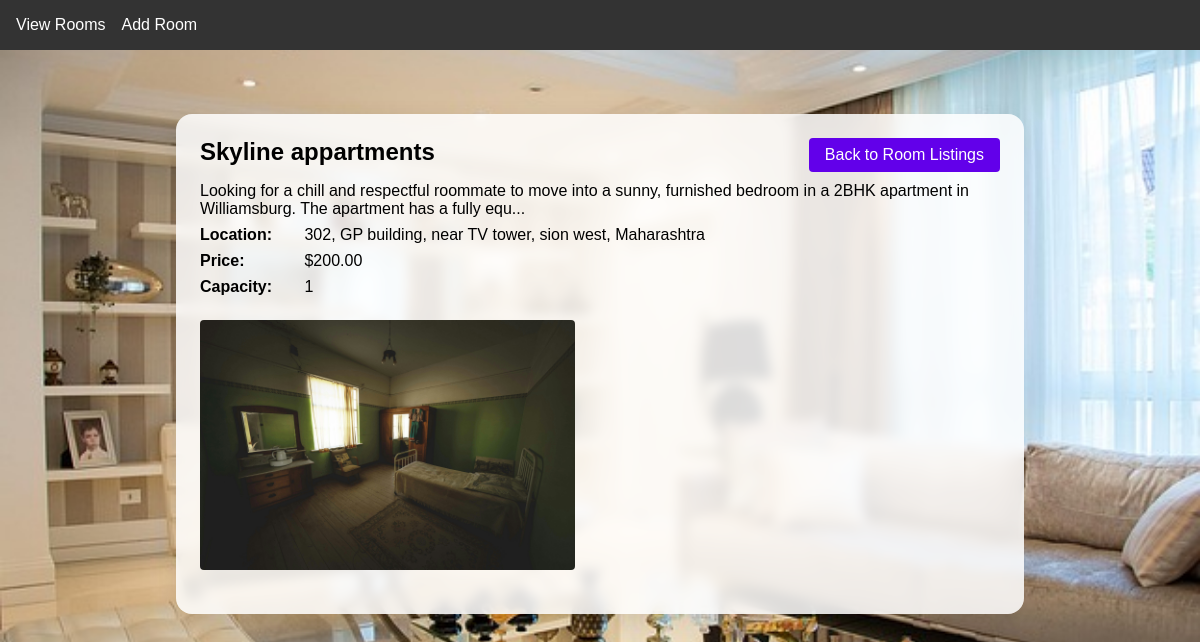
Screenshot of /rooms/16/ (signed in) with the database file from the repository.
### rooms/models.py (models this page shows, shortened)
class Room(models.Model):
    ROOM_CATEGORIES = [
        ("Single", "Single Room"),
        ("Double", "Double Room"),
        ("Shared", "Shared Room"),
    ]
    title = models.CharField(max_length=255)
    description = models.TextField()
    location = models.CharField(max_length=255)
    price = models.DecimalField(max_digits=10, decimal_places=2)
    capacity = models.IntegerField()
    provider = models.ForeignKey(settings.AUTH_USER_MODEL, on_delete=models.CASCADE)
    image = models.ImageField(upload_to="room_images/", blank=True, null=True)  # Optional
    capacity = models.IntegerField(default=1)  # New field: Max occupants
    category = models.CharField(max_length=10, choices=ROOM_CATEGORIES, default="Single")  # Room type
    is_available = models.BooleanField(default=True)  # New field: Availability status
    created_at = models.DateTimeField(auto_now_add=True)

### rooms/views.py (the view)
# urls.py: path('<int:pk>/', room_detail, name='room_detail'),
def room_detail(request, pk):
    room = get_object_or_404(Room, pk=pk)
    return render(request, "rooms/room_details.html", {"room": room})

### rooms/templates/rooms/room_details.html (shortened to what this page needs)
{% extends 'base.html' %}
{% block content %}
<div class="room-detail-container">
  <a href="{% url 'room_list' %}" class="back-btn">Back to Room Listings</a>
  <h1>{{ room.title }}</h1>
  <p>{{ room.description|slice:":150" }}...</p>
  <p><strong style="min-width: 100px; display: inline-block;">Location:</strong> {{ room.location }}</p>
  <p><strong style="min-width: 100px; display: inline-block;">Price:</strong> ${{ room.price }}</p>
  <p><strong style="min-width: 100px; display: inline-block;">Capacity:</strong> {{ room.capacity }}</p>
  {% if room.image %}
    <img src="{{ room.image.url }}" alt="Room Image">
  {% else %}
    <p>No image available</p>
  {% endif %}
</div>
{% endblock %}

### rooms/templates/rooms/room_details.html (style rules this page uses)
body { background: url('/static/images/mates5.jpg') no-repeat center center fixed; background-size: cover; }
.room-detail-container { max-width: 800px; margin: 3rem auto; background: rgba(255, 255, 255, 0.85); padding: 1.5rem; border-radius: 16px; box-shadow: 0 8px 24px rgba(0, 0, 0, 0.1); backdrop-filter: blur(6px); -webkit-backdrop-filter: blur(6px); position: relative; }
.room-detail-container h1 { margin-top: 0; font-size: 1.5rem; }
.room-detail-container p { margin: 0.5rem 0; font-size: 1rem; }
.room-detail-container img { max-width: 100%; height: 250px; object-fit: cover; border-radius: 4px; margin: 1rem 0; }
.room-detail-container button, .room-detail-container a { display: inline-block; padding: 0.5rem 1rem; border-radius: 4px; text-decoration: none; }
.room-detail-container .back-btn { background-color: #6200ea; color: white; position: absolute; top: 1.5rem; right: 1.5rem; }

### rows the page displays
Room: title "Skyline appartments", description "Looking for a chill and respectful roommate to move into a sunny, furnished bedroom in a 2BHK apartment in Williamsburg. The apartment has a fully equ", location "302, GP building, near TV tower, sion west, Maharashtra", price "200.00", capacity "1", image (picture)
